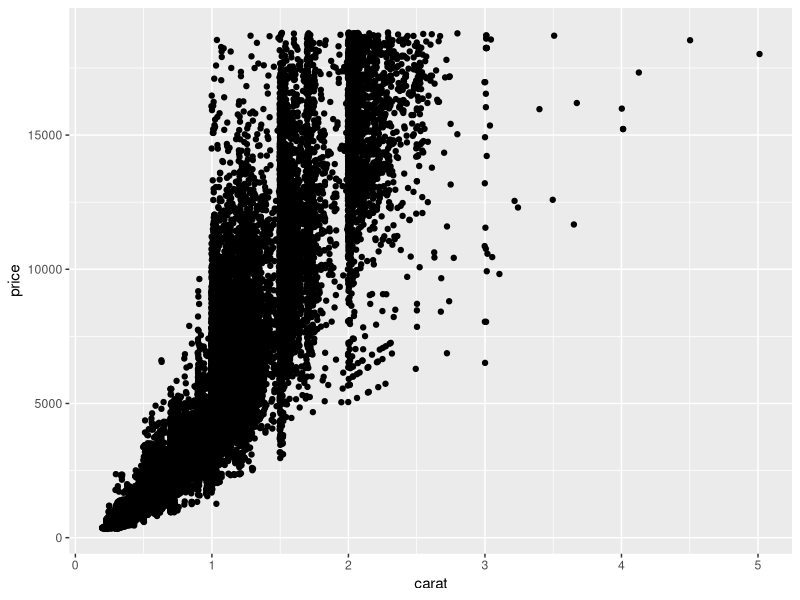
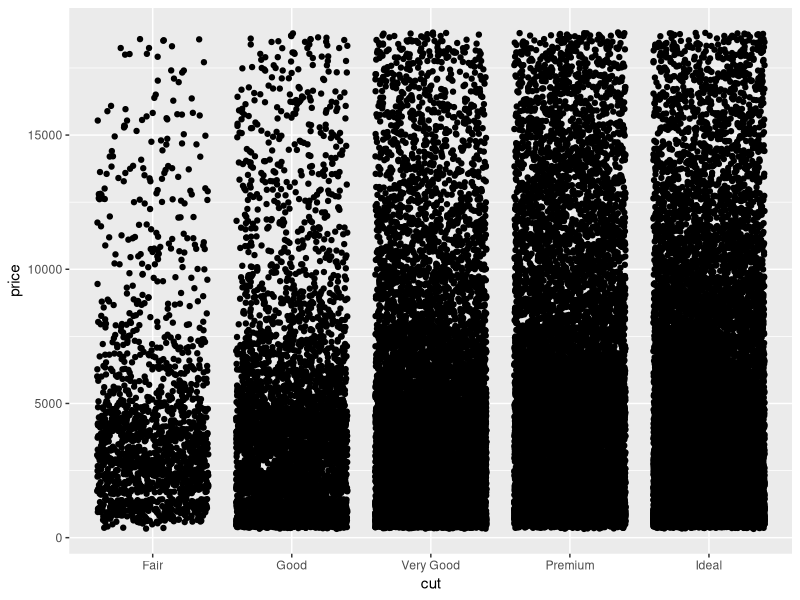

Source code (R) for these figures, in order:
## ---- chunk 1
knitr::opts_chunk$set(echo = TRUE)
library(tidyverse)
library(ggplot2)
## ---- chunk 2
### In this code chunk, start with the diamonds dataset (built in to
### ggplot2 package) and create a plot of price vs. carat (or some other
### variables of your choice)

ggplot(data = diamonds, aes(x = carat, y = price)) +
  geom_jitter()
## ---- chunk 3
### In this code chunk, start with the diamonds dataset (built in to
### ggplot2 package) and create a subset based on filtering, e.g., 
### size greater than 1 carat or cut is "Ideal"

#I am trying this again


## ---- chunk 4
ggplot(data = diamonds, aes(x = cut, y = price)) +
  geom_jitter()
# hasdfhalsdf

## ---- chunk 5
### Both partners - delete this comment, then write some code here
### to plot, summarize, calculate something simple using the diamonds
### dataset.
